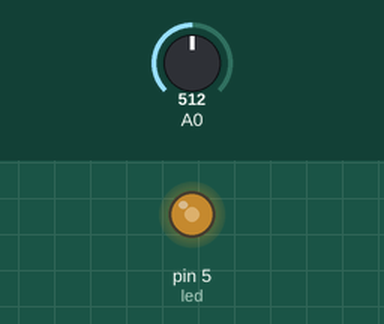
The sketch below on a simulated Arduino Uno, built with avr-gcc and run on an emulated ATmega328P. On the bench: output pins drawn as LEDs (lit = HIGH). The test bench sets the inputs (shaded band); at power-on: A0 = 512.

Above: at 1.2 s.
1.3 s: A0 set to 716
At 2.3 s:
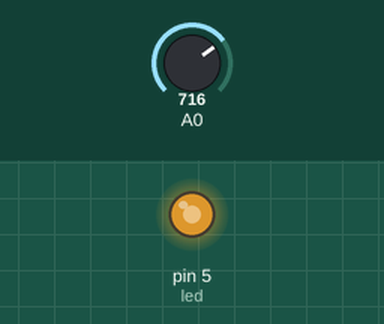
2.8 s: A0 set to 900
At 3.4 s:
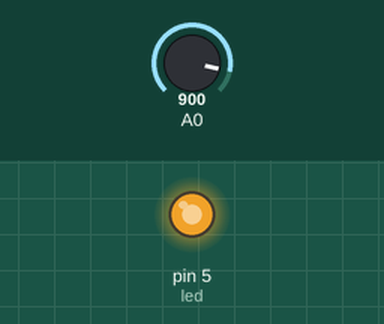
4.3 s: A0 set to 122
At 4.6 s:
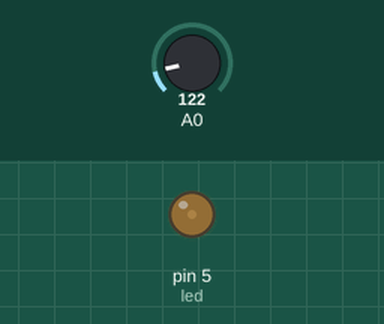
5.8 s: A0 set to 0
At 6.9 s:
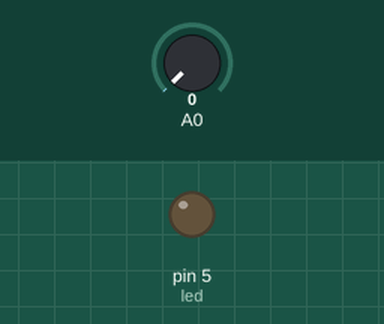
7.3 s: A0 set to 511
At 8.0 s:
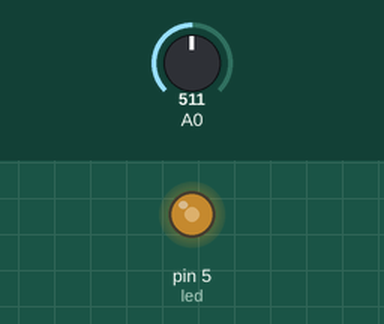
Timing chart, 0 to 9.8 s (numbered marks = the images above; inputs shaded):
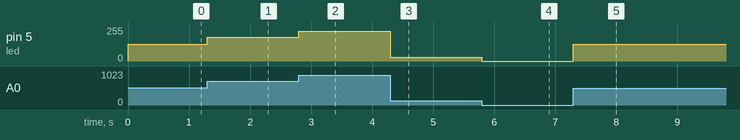

Measured:
- after the input at 1.3 s, pin 5 (led): 127/255 → 178/255 at once
- after the input at 2.8 s, pin 5 (led): 178/255 → 224/255 at once
- after the input at 4.3 s, pin 5 (led): 224/255 → 30/255 at once
- after the input at 5.8 s, pin 5 (led): 30/255 → 0/255 at once
- after the input at 7.3 s, pin 5 (led): 0/255 → 127/255 at once

The sketch:

sketch_apr12c.ino
```cpp
int led = 5;
void setup() {
  // put your setup code here, to run once:
Serial.begin (9600);

}

void loop() {
int sensr = analogRead (A0);
sensr = map (sensr, 0, 1023, 0, 255);
analogWrite (led, sensr);


   // put your main code here, to run repeatedly:

}
```
